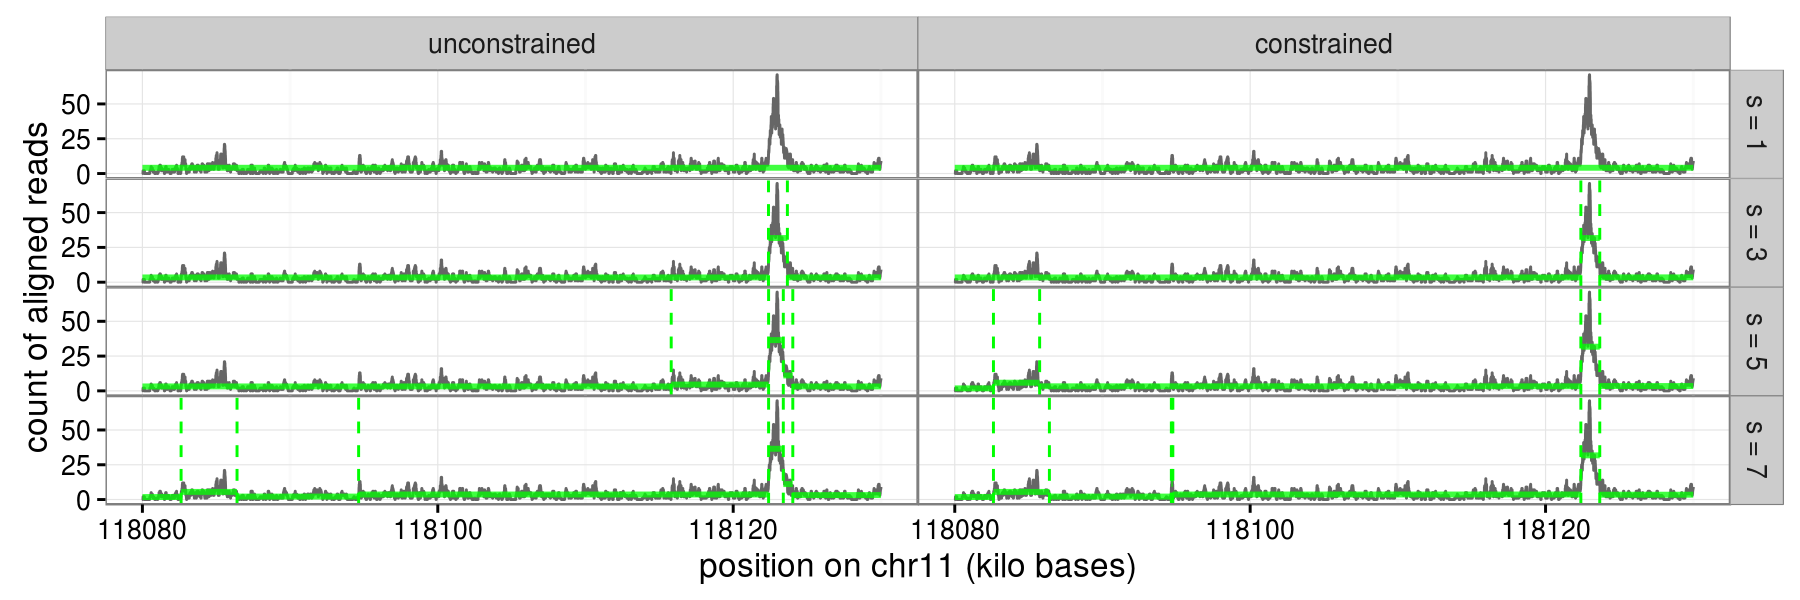

Recreate this plot in R.
source("packages.R")

data(chr11ChIPseq)

sample.id <- "McGill0322"
coverage.list <- split(chr11ChIPseq$coverage, chr11ChIPseq$coverage$sample.id)
compressed <- coverage.list[[sample.id]]
compressed$bases <- with(compressed, chromEnd-chromStart)
count <- with(compressed, rep(count, bases))
base <- with(compressed, (chromStart[1]+1):chromEnd[length(chromEnd)])
counts <- data.frame(base, count)

max.segments <- 7
maxPeaks <- as.integer((max.segments-1)/2)
fit <- Segmentor(count, Kmax=max.segments)
Segmentor.segs <- NULL
Segmentor.breaks <- NULL
for(model.i in seq(1, max.segments, by=2)){
  peaks <- (model.i-1)/2
  last.i <- fit@breaks[model.i, 1:model.i]
  break.after <- last.i[-model.i]
  first.i <- c(1, break.after+1)
  param <- fit@parameters[model.i, 1:model.i]
  for(segment.i in seq_along(first.i)){
    from <- first.i[[segment.i]]
    to <- last.i[[segment.i]]
    seg.mean <- param[[segment.i]]
    y <- count[from:to]
  }
  signs <- as.integer(sign(diff(param)))
  feasible <- all(cumsum(signs) %in% c(0,1))
  meta <-
    data.frame(peaks,
               feasible,
               segments=model.i)
  if(length(break.after)){
    Segmentor.breaks <- rbind(Segmentor.breaks, {
      data.frame(meta, chromEnd=base[break.after])
    })
  }
  Segmentor.segs <- rbind(Segmentor.segs, {
    data.frame(meta,
               chromStart=base[first.i],
               chromEnd=base[last.i],
               mean=param,
               row.names=NULL)
  })
}

dp.fit <- PeakSegDP(compressed, maxPeaks=maxPeaks)

cfac <- function(x)factor(x, c("unconstrained", "constrained"))
seg.cols <- c("segments", "chromStart", "chromEnd", "mean")
both.segs <-
  rbind(data.frame(Segmentor.segs[,seg.cols], model=cfac("unconstrained")),
        data.frame(dp.fit$segments[,seg.cols], model=cfac("constrained")))
break.cols <- c("segments", "chromEnd")
both.breaks <-
  rbind(data.frame(Segmentor.breaks[,break.cols], model=cfac("unconstrained")),
        data.frame(dp.fit$breaks[,break.cols], model=cfac("constrained")))

ann.colors <-
  c(noPeaks="#f6f4bf",
    peakStart="#ffafaf",
    peakEnd="#ff4c4c",
    peaks="#a445ee")

## Confront the PeakSegDP model with the annotated regions.
region.list <- split(chr11ChIPseq$regions, chr11ChIPseq$regions$sample.id)
regions <- region.list[[sample.id]]
error.list <- list()
for(peaks in names(dp.fit$peaks)){
  peak.df <- dp.fit$peaks[[peaks]]
  segments <- as.integer(peaks)*2 + 1
  error.list[[peaks]] <-
    data.frame(PeakErrorChrom(peak.df, regions),
               peaks, segments, model=cfac("constrained"))
}
error.regions <- do.call(rbind, error.list)

segs.regions <-
  ggplot()+
  scale_fill_manual("label", values=ann.colors, 
                    breaks=names(ann.colors))+
  scale_linetype_manual("error type", 
                        values=c(correct=0,
                          "false negative"=3,
                          "false positive"=1))+
  scale_y_continuous(breaks=seq(0, 50, by=25), minor_breaks=NULL)+
  scale_x_continuous("position on chr11 (kilo bases)",
                     breaks=seq(118080, 118120, by=20))+
  theme_bw()+
  theme(panel.margin=grid::unit(0, "cm"))+
  facet_grid(segments ~ model, scales="free")+
  geom_step(aes(chromStart/1e3, count),
            data=compressed, color="grey40")+
  geom_segment(aes((chromStart-1/2)/1e3, mean,
                   xend=(chromEnd+1/2)/1e3, yend=mean),
               data=both.segs, color="green", alpha=3/4, size=1)+
  geom_vline(aes(xintercept=(chromEnd+1/2)/1e3),
             data=both.breaks,
             color="green")+
  ylab("count of aligned reads")

png("figure-Segmentor-PeakSeg-noregions.png",
    units="in", res=200, width=6, height=3)
print(segs.regions)
dev.off()

for(suffix in c("constrained", "unconstrained")){
segs.regions <-
  ggplot()+
  scale_fill_manual("label", values=ann.colors, 
                    breaks=names(ann.colors))+
  scale_linetype_manual("error type", 
                        values=c(correct=0,
                          "false negative"=3,
                          "false positive"=1))+
  scale_y_continuous(breaks=seq(0, 50, by=25), minor_breaks=NULL)+
  scale_x_continuous("position on chr11 (kilo bases)",
                     breaks=seq(118080, 118120, by=20))+
  theme_bw()+
  theme(panel.margin=grid::unit(0, "cm"))+
  facet_grid(segments ~ model, scales="free")+
  geom_step(aes(chromStart/1e3, count),
            data=compressed, color="grey40")+
  geom_segment(aes((chromStart-1/2)/1e3, mean,
                   xend=(chromEnd+1/2)/1e3, yend=mean),
               data=subset(both.segs, model==suffix),
               color="green", alpha=3/4, size=1)+
  geom_vline(aes(xintercept=(chromEnd+1/2)/1e3),
             data=subset(both.breaks, model==suffix),
             color="green")+
  ylab("count of aligned reads")

png(sprintf("figure-Segmentor-PeakSeg-%s.png", suffix),
    units="in", res=200, width=6, height=3)
print(segs.regions)
dev.off()
}

segs.regions <-
  ggplot()+
  geom_tallrect(aes(xmin=chromStart/1e3, xmax=chromEnd/1e3,
                    fill=annotation),
                data=error.regions, alpha=1/2)+
  scale_fill_manual("label", values=ann.colors, 
                    breaks=names(ann.colors))+
  scale_linetype_manual("error type", 
                        values=c(correct=0,
                          "false negative"=3,
                          "false positive"=1))+
  scale_y_continuous(breaks=seq(0, 50, by=25), minor_breaks=NULL)+
  scale_x_continuous("position on chr11 (kilo bases)",
                     breaks=seq(118080, 118120, by=20))+
  theme_bw()+
  theme(panel.margin=grid::unit(0, "cm"))+
  facet_grid(segments ~ model, scales="free")+
  geom_step(aes(chromStart/1e3, count),
            data=compressed, color="grey40")+
  geom_segment(aes((chromStart-1/2)/1e3, mean,
                   xend=(chromEnd+1/2)/1e3, yend=mean),
               data=subset(both.segs, model=="constrained"),
               color="green", alpha=3/4, size=1)+
  geom_vline(aes(xintercept=(chromEnd+1/2)/1e3),
             data=subset(both.breaks, model=="constrained"),
             color="green")+
  geom_tallrect(aes(xmin=chromStart/1e3, xmax=chromEnd/1e3),
                data=error.regions,
                fill=NA, color="grey")+
  ylab("count of aligned reads")+
  geom_tallrect(aes(xmin=chromStart/1e3, xmax=chromEnd/1e3,
                    linetype=status),
                data=error.regions,
                fill=NA, color="black", size=1)

png("figure-Segmentor-PeakSeg-constrained-regions.png",
    units="in", res=200, width=6, height=3)
print(segs.regions)
dev.off()

segs.regions <-
  ggplot()+
  ## geom_tallrect(aes(xmin=chromStart/1e3, xmax=chromEnd/1e3,
  ##                   fill=annotation),
  ##               data=error.regions, alpha=1/2)+
  scale_fill_manual("label", values=ann.colors, 
                    breaks=names(ann.colors))+
  scale_linetype_manual("error type", 
                        values=c(correct=0,
                          "false negative"=3,
                          "false positive"=1))+
  scale_y_continuous(breaks=seq(0, 50, by=25), minor_breaks=NULL)+
  scale_x_continuous("position on chr11 (kilo bases)",
                     breaks=seq(118080, 118120, by=20))+
  theme_bw()+
  theme(panel.margin=grid::unit(0, "cm"))+
  facet_grid(segments ~ model, scales="free", labeller=function(df){
    ##browser()
    if("segments" %in% names(df)){
      df$segments <- paste("s =", df$segments)
    }
    if("model" %in% names(df)){
      df$model <- paste(df$model)
    }
    df
  })+
  geom_step(aes(chromStart/1e3, count),
            data=compressed, color="grey40")+
  geom_segment(aes((chromStart-1/2)/1e3, mean,
                   xend=(chromEnd+1/2)/1e3, yend=mean),
               data=both.segs, color="green", alpha=3/4, size=1)+
  geom_vline(aes(xintercept=(chromEnd+1/2)/1e3),
             data=both.breaks,
             linetype="dashed",
             color="green")+
  ## geom_text(aes(118105, 60, label=sprintf("log Lik = %.1f", log.lik)),
  ##           data=lik)+
  ## geom_tallrect(aes(xmin=chromStart/1e3, xmax=chromEnd/1e3),
  ##               data=error.regions,
  ##               fill=NA, color="grey")+
  ylab("count of aligned reads")
  ## geom_tallrect(aes(xmin=chromStart/1e3, xmax=chromEnd/1e3,
  ##                   linetype=status),
  ##               data=error.regions,
  ##               fill=NA, color="black", size=1)

png("figure-Segmentor-PeakSeg.png",
    units="in", res=200, width=9, height=3)
print(segs.regions)
dev.off()
